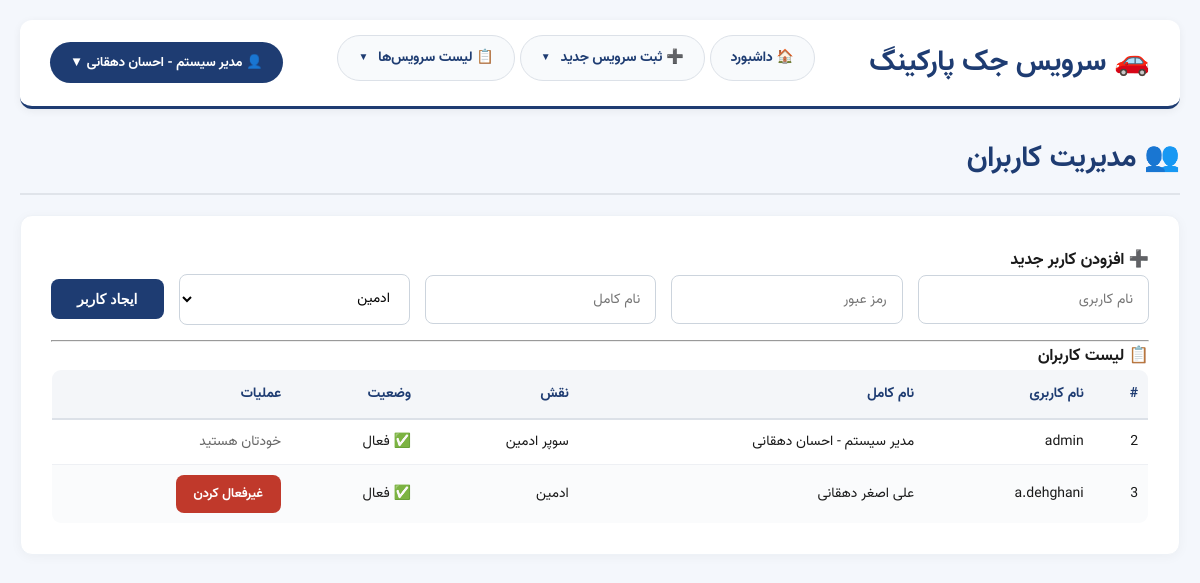
The page /users.php (signed in) on the database its author committed.
### tables this page shows
CREATE TABLE IF NOT EXISTS `menu_items` (
  `id` int(11) NOT NULL AUTO_INCREMENT,
  `title` varchar(100) NOT NULL,
  `url` varchar(255) NOT NULL,
  `sort_order` int(11) DEFAULT 0,
  `parent_id` int(11) DEFAULT NULL,
  `icon` varchar(10) DEFAULT NULL,
  `is_active` tinyint(1) DEFAULT 1,
  PRIMARY KEY (`id`)
);

CREATE TABLE IF NOT EXISTS `users` (
  `id` int(11) NOT NULL AUTO_INCREMENT,
  `username` varchar(50) NOT NULL,
  `password` varchar(255) NOT NULL,
  `full_name` varchar(100) NOT NULL,
  `email` varchar(100) DEFAULT NULL,
  `role` enum('admin','super_admin') DEFAULT 'admin',
  `is_active` tinyint(1) DEFAULT 1,
  `created_at` timestamp NOT NULL DEFAULT current_timestamp(),
  `updated_at` timestamp NOT NULL DEFAULT current_timestamp() ON UPDATE current_timestamp(),
  PRIMARY KEY (`id`),
  UNIQUE KEY `username` (`username`)
);

### users.php (the view, shortened to what this page needs)
<?php
require_once __DIR__ . '/config.php';
$users = $pdo->query("SELECT * FROM users ORDER BY id")->fetchAll();
require_once __DIR__ . '/header.php';
?>
<h2>👥 مدیریت کاربران</h2>
<div class="card">
    <h3>➕ افزودن کاربر جدید</h3>
    <form method="POST">
        <div class="form-row">
            <input type="text" name="username" placeholder="نام کاربری" required>
            <input type="password" name="password" placeholder="رمز عبور" required>
            <input type="text" name="full_name" placeholder="نام کامل" required>
            <select name="role">
                <option value="admin">ادمین</option>
            </select>
            <button type="submit" class="btn primary">ایجاد کاربر</button>
        </div>
    </form>
    <hr>
    <h3>📋 لیست کاربران</h3>
    <table>
        <thead>
            <tr>
                <th>#</th>
                <th>نام کاربری</th>
                <th>نام کامل</th>
                <th>نقش</th>
                <th>وضعیت</th>
                <th>عملیات</th>
            </tr>
        </thead>
        <tbody>
            <?php foreach ($users as $u): ?>
            <tr>
                <td><?= $u['id'] ?></td>
                <td><?= htmlspecialchars($u['username']) ?></td>
                <td><?= htmlspecialchars($u['full_name']) ?></td>
                <td><?= $u['role'] === 'super_admin' ? 'سوپر ادمین' : 'ادمین' ?></td>
                <td><?= $u['is_active'] ? '✅ فعال' : '❌ غیرفعال' ?></td>
                <td>
                    <?php if ($u['id'] != $_SESSION['user_id']): ?>
                        <a href="?toggle=<?= $u['id'] ?>" class="btn small <?= $u['is_active'] ? 'danger' : 'success' ?>">
                            <?= $u['is_active'] ? 'غیرفعال کردن' : 'فعال کردن' ?>
                        </a>
                    <?php else: ?>
                        <span style="color:#666;">خودتان هستید</span>
                    <?php endif; ?>
                </td>
            </tr>
            <?php endforeach; ?>
        </tbody>
    </table>
</div>
</main>
</body>
</html>

### header.php (shortened to what this page needs)
<?php
require_once __DIR__ . '/config.php';
$currentPage = basename($_SERVER['PHP_SELF']);
$topMenu = $pdo->query("
    SELECT * FROM menu_items
    WHERE parent_id IS NULL AND is_active = 1
    ORDER BY sort_order
")->fetchAll(PDO::FETCH_ASSOC);
$allSubMenus = $pdo->query("
    SELECT * FROM menu_items
    WHERE parent_id IS NOT NULL AND is_active = 1
    ORDER BY sort_order
")->fetchAll(PDO::FETCH_ASSOC);
$subMenus = [];
foreach ($allSubMenus as $sub) {
    $subMenus[$sub['parent_id']][] = $sub;
}
$isLoggedIn = isset($_SESSION['user_id']);
$userFullName = $_SESSION['user_full_name'] ?? '';
?>
<!DOCTYPE html>
<html lang="fa" dir="rtl">
<head>
    <link rel="stylesheet" href="style.css">
</head>
<body>
<div class="container">
    <header class="main-header">
        <div class="logo"><h1>🚗 سرویس جک پارکینگ</h1></div>
        <nav class="main-nav">
            <?php foreach ($topMenu as $item):
                $hasSub = isset($subMenus[$item['id']]) && count($subMenus[$item['id']]) > 0;
                $isActive = ($currentPage == basename($item['url']));
            ?>
                <div class="menu-item">
                    <?php if ($hasSub): ?>
                        <a href="javascript:void(0)" class="menu-link <?= $isActive ? 'active' : '' ?>">
                            <?= htmlspecialchars($item['title']) ?>
                            <span class="arrow">▼</span>
                        </a>
                    <?php else: ?>
                        <a href="<?= $item['url'] ?>" class="menu-link <?= $isActive ? 'active' : '' ?>">
                            <?= htmlspecialchars($item['title']) ?>
                        </a>
                    <?php endif; ?>
                </div>
            <?php endforeach; ?>
        </nav>
        <?php if ($isLoggedIn): ?>
            <div class="user-menu">
                <button class="user-menu-btn" onclick="document.getElementById('userDropdown').classList.toggle('show')">
                    👤 <?= htmlspecialchars($userFullName) ?> ▼
                </button>
            </div>
        <?php else: ?>
            <a href="login.php" class="btn small">ورود</a>
        <?php endif; ?>
    </header>
    <main>

### style.css (style rules this page uses)
* { box-sizing: border-box; margin: 0; padding: 0; }
body { font-family: 'Vazir', Tahoma, sans-serif; background: #f4f7fc; color: #1a1a1a; font-size: 14px; line-height: 1.7; direction: rtl; }
.container { max-width: 1300px; margin: 0 auto; padding: 20px; }
.main-header { background: #ffffff; border-radius: 12px; box-shadow: 0 2px 8px rgba(0,0,0,0.06); padding: 15px 30px; margin-bottom: 25px; display: flex; align-items: center; justify-content: space-between; border-bottom: 3px solid #1e3c72; }
.logo h1 { font-size: 1.8rem; color: #1e3c72; font-weight: bold; }
.card { background: #ffffff; border-radius: 12px; padding: 30px; box-shadow: 0 2px 12px rgba(0,0,0,0.04); margin-bottom: 25px; border: 1px solid #eef2f7; }
h2 { color: #1e3c72; font-size: 1.8rem; margin-bottom: 20px; border-bottom: 2px solid #e0e4ea; padding-bottom: 10px; }
.form-row { display: flex; flex-wrap: wrap; gap: 15px; margin-bottom: 15px; align-items: center; }
.form-row input, .form-row select, .form-row textarea, input, textarea, select { padding: 12px 15px; border: 1px solid #ccd4dd; border-radius: 8px; font-size: 14px; background: #ffffff; font-family: inherit; transition: 0.2s; flex: 1 1 220px; }
.btn { display: inline-block; padding: 12px 26px; border-radius: 8px; font-weight: 600; font-size: 14px; cursor: pointer; transition: 0.2s; text-decoration: none; border: none; background: #e0e4ea; color: #1e3c72; }
.btn.primary { background: #1e3c72; color: white; }
.btn.danger { background: #c0392b; color: white; }
.btn.small { padding: 8px 18px; font-size: 13px; }
table { width: 100%; border-collapse: collapse; background: white; border-radius: 10px; overflow: hidden; border: 1px solid #e0e4ea; font-size: 14px; }
th { background: #f4f6f9; color: #1e3c72; font-weight: 600; padding: 12px 10px; text-align: right; border-bottom: 2px solid #dce1e8; }
td { padding: 10px; border-bottom: 1px solid #eef0f4; }
tr:nth-child(even) td { background: #fafbfc; }
.main-nav { display: flex; align-items: center; gap: 5px; flex-wrap: wrap; }
.menu-item { position: relative; padding-bottom: 10px; }
.menu-link { display: flex; align-items: center; gap: 6px; padding: 10px 20px; border-radius: 40px; background: #f8fafc; color: #1e3c72; text-decoration: none; font-weight: 600; transition: 0.2s; border: 1px solid #dce1e8; white-space: nowrap; }

### header.php (style rules this page uses)
.main-nav { display: flex; align-items: center; gap: 5px; }
.menu-item { position: relative; display: inline-block; }
.menu-link { display: flex; align-items: center; gap: 6px; padding: 10px 20px; border-radius: 40px; background: #f8fafc; color: #1e3c72; text-decoration: none; font-weight: 600; transition: 0.2s; border: 1px solid #dce1e8; white-space: nowrap; }
.menu-link .arrow { font-size: 10px; margin-right: 4px; transition: 0.2s; }
.user-menu { position: relative; display: inline-block; }
.user-menu-btn { background: #1e3c72; color: white; padding: 10px 20px; border-radius: 40px; cursor: pointer; border: none; font-family: inherit; font-weight: bold; display: flex; align-items: center; gap: 8px; transition: 0.2s; }

### rows shown on the page
menu_items: title "🏠 داشبورد"
menu_items: title "➕ ثبت سرویس جدید"
menu_items: title "📋 لیست سرویس‌ها"
users: id "2", username "admin", full_name "مدیر سیستم - احسان دهقانی", role "سوپر ادمین", is_active "✅ فعال", shows "خودتان هستید"
users: id "3", username "a.dehghani", full_name "علی اصغر دهقانی", role "ادمین", is_active "✅ فعال"

### other values the page prints
$userFullName "مدیر سیستم - احسان دهقانی"
